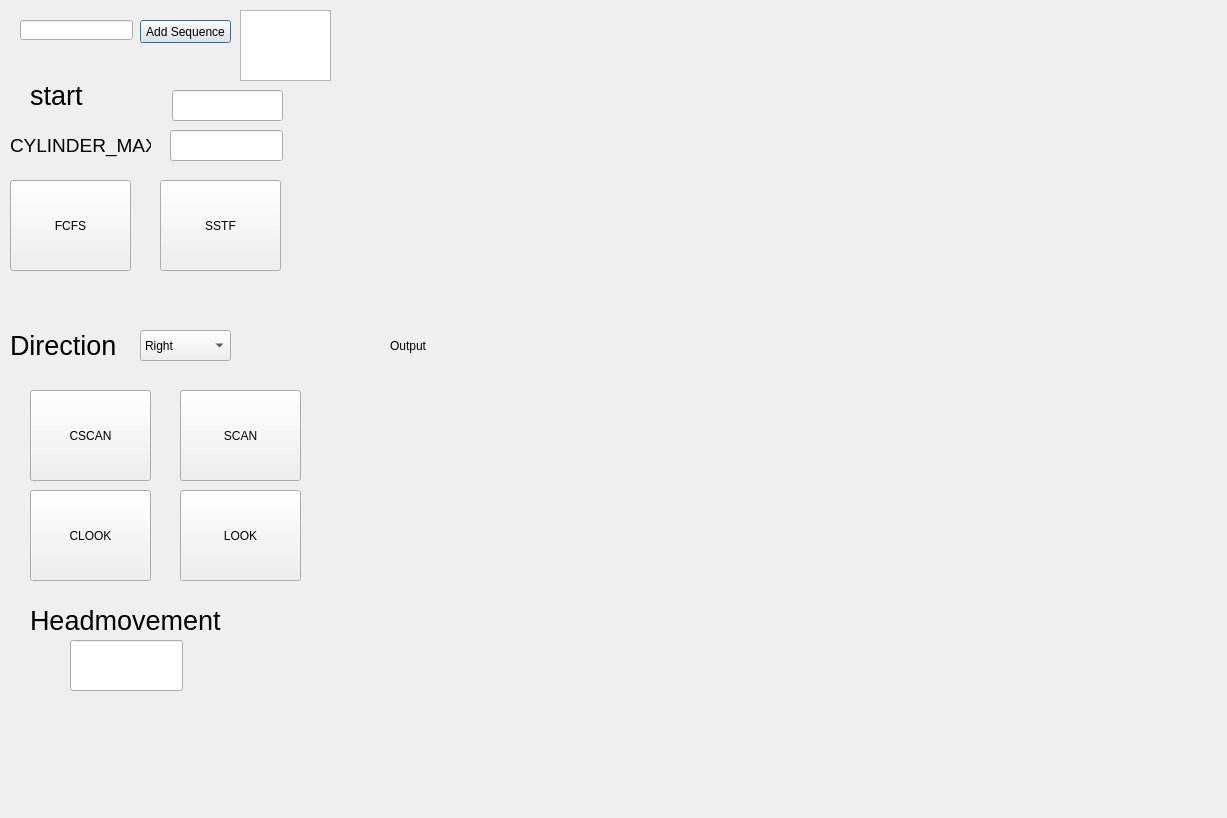
<?xml version="1.0" encoding="UTF-8"?>
<ui version="4.0">
 <class>Dialog</class>
 <widget class="QDialog" name="Dialog">
  <property name="geometry">
   <rect>
    <x>0</x>
    <y>0</y>
    <width>1227</width>
    <height>818</height>
   </rect>
  </property>
  <property name="windowTitle">
   <string>Dialog</string>
  </property>
  <widget class="QPushButton" name="AddSequences">
   <property name="geometry">
    <rect>
     <x>140</x>
     <y>20</y>
     <width>91</width>
     <height>23</height>
    </rect>
   </property>
   <property name="text">
    <string>Add Sequence</string>
   </property>
  </widget>
  <widget class="QLineEdit" name="sequence_">
   <property name="geometry">
    <rect>
     <x>20</x>
     <y>20</y>
     <width>113</width>
     <height>20</height>
    </rect>
   </property>
  </widget>
  <widget class="QTextEdit" name="sequences">
   <property name="geometry">
    <rect>
     <x>240</x>
     <y>10</y>
     <width>91</width>
     <height>71</height>
    </rect>
   </property>
  </widget>
  <widget class="QLabel" name="label_2">
   <property name="geometry">
    <rect>
     <x>390</x>
     <y>20</y>
     <width>901</width>
     <height>651</height>
    </rect>
   </property>
   <property name="text">
    <string>Output</string>
   </property>
  </widget>
  <widget class="QPushButton" name="FCFS">
   <property name="geometry">
    <rect>
     <x>10</x>
     <y>180</y>
     <width>121</width>
     <height>91</height>
    </rect>
   </property>
   <property name="text">
    <string>FCFS</string>
   </property>
  </widget>
  <widget class="QLineEdit" name="StartTime">
   <property name="geometry">
    <rect>
     <x>172</x>
     <y>90</y>
     <width>111</width>
     <height>31</height>
    </rect>
   </property>
  </widget>
  <widget class="QLineEdit" name="CylinderMax">
   <property name="geometry">
    <rect>
     <x>170</x>
     <y>130</y>
     <width>113</width>
     <height>31</height>
    </rect>
   </property>
  </widget>
  <widget class="QLabel" name="label">
   <property name="geometry">
    <rect>
     <x>30</x>
     <y>80</y>
     <width>71</width>
     <height>31</height>
    </rect>
   </property>
   <property name="font">
    <font>
     <pointsize>20</pointsize>
    </font>
   </property>
   <property name="text">
    <string>start </string>
   </property>
  </widget>
  <widget class="QLabel" name="label_3">
   <property name="geometry">
    <rect>
     <x>10</x>
     <y>130</y>
     <width>141</width>
     <height>31</height>
    </rect>
   </property>
   <property name="font">
    <font>
     <pointsize>14</pointsize>
    </font>
   </property>
   <property name="text">
    <string>CYLINDER_MAX </string>
   </property>
  </widget>
  <widget class="QPushButton" name="SSTF">
   <property name="geometry">
    <rect>
     <x>160</x>
     <y>180</y>
     <width>121</width>
     <height>91</height>
    </rect>
   </property>
   <property name="text">
    <string>SSTF</string>
   </property>
  </widget>
  <widget class="QComboBox" name="Combo_direction">
   <property name="geometry">
    <rect>
     <x>140</x>
     <y>330</y>
     <width>91</width>
     <height>31</height>
    </rect>
   </property>
   <item>
    <property name="text">
     <string>Right</string>
    </property>
   </item>
   <item>
    <property name="text">
     <string>Left</string>
    </property>
   </item>
  </widget>
  <widget class="QLabel" name="label_4">
   <property name="geometry">
    <rect>
     <x>10</x>
     <y>330</y>
     <width>121</width>
     <height>31</height>
    </rect>
   </property>
   <property name="font">
    <font>
     <pointsize>20</pointsize>
    </font>
   </property>
   <property name="text">
    <string>Direction</string>
   </property>
  </widget>
  <widget class="QPushButton" name="SCAN">
   <property name="geometry">
    <rect>
     <x>180</x>
     <y>390</y>
     <width>121</width>
     <height>91</height>
    </rect>
   </property>
   <property name="text">
    <string>SCAN</string>
   </property>
  </widget>
  <widget class="QPushButton" name="CSCAN">
   <property name="geometry">
    <rect>
     <x>30</x>
     <y>390</y>
     <width>121</width>
     <height>91</height>
    </rect>
   </property>
   <property name="text">
    <string>CSCAN</string>
   </property>
  </widget>
  <widget class="QPushButton" name="CLOOK">
   <property name="geometry">
    <rect>
     <x>30</x>
     <y>490</y>
     <width>121</width>
     <height>91</height>
    </rect>
   </property>
   <property name="text">
    <string>CLOOK</string>
   </property>
  </widget>
  <widget class="QPushButton" name="LOOK">
   <property name="geometry">
    <rect>
     <x>180</x>
     <y>490</y>
     <width>121</width>
     <height>91</height>
    </rect>
   </property>
   <property name="text">
    <string>LOOK</string>
   </property>
  </widget>
  <widget class="QLineEdit" name="Headmovement">
   <property name="geometry">
    <rect>
     <x>70</x>
     <y>640</y>
     <width>113</width>
     <height>51</height>
    </rect>
   </property>
   <property name="readOnly">
    <bool>true</bool>
   </property>
  </widget>
  <widget class="QLabel" name="label_5">
   <property name="geometry">
    <rect>
     <x>30</x>
     <y>600</y>
     <width>191</width>
     <height>41</height>
    </rect>
   </property>
   <property name="font">
    <font>
     <pointsize>20</pointsize>
    </font>
   </property>
   <property name="text">
    <string>Headmovement</string>
   </property>
  </widget>
 </widget>
 <resources/>
 <connections/>
</ui>
